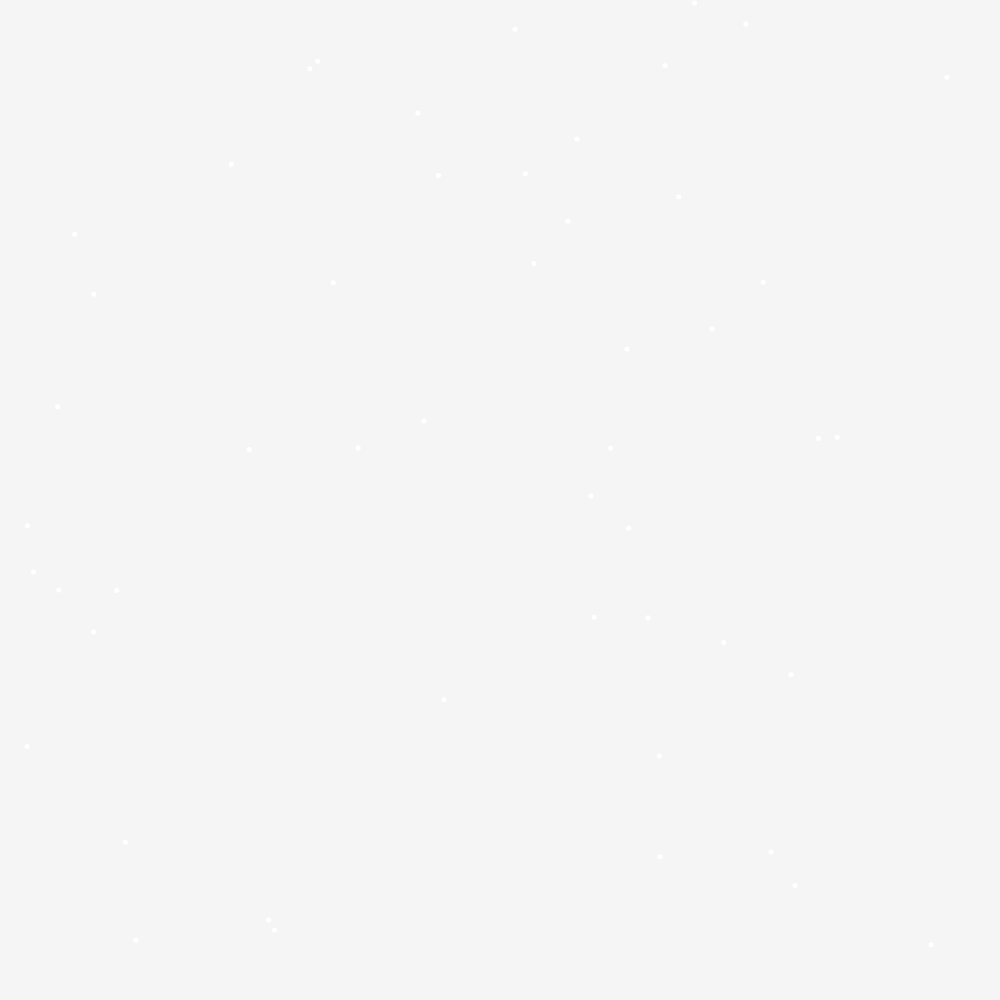
Frame 1 (no input)
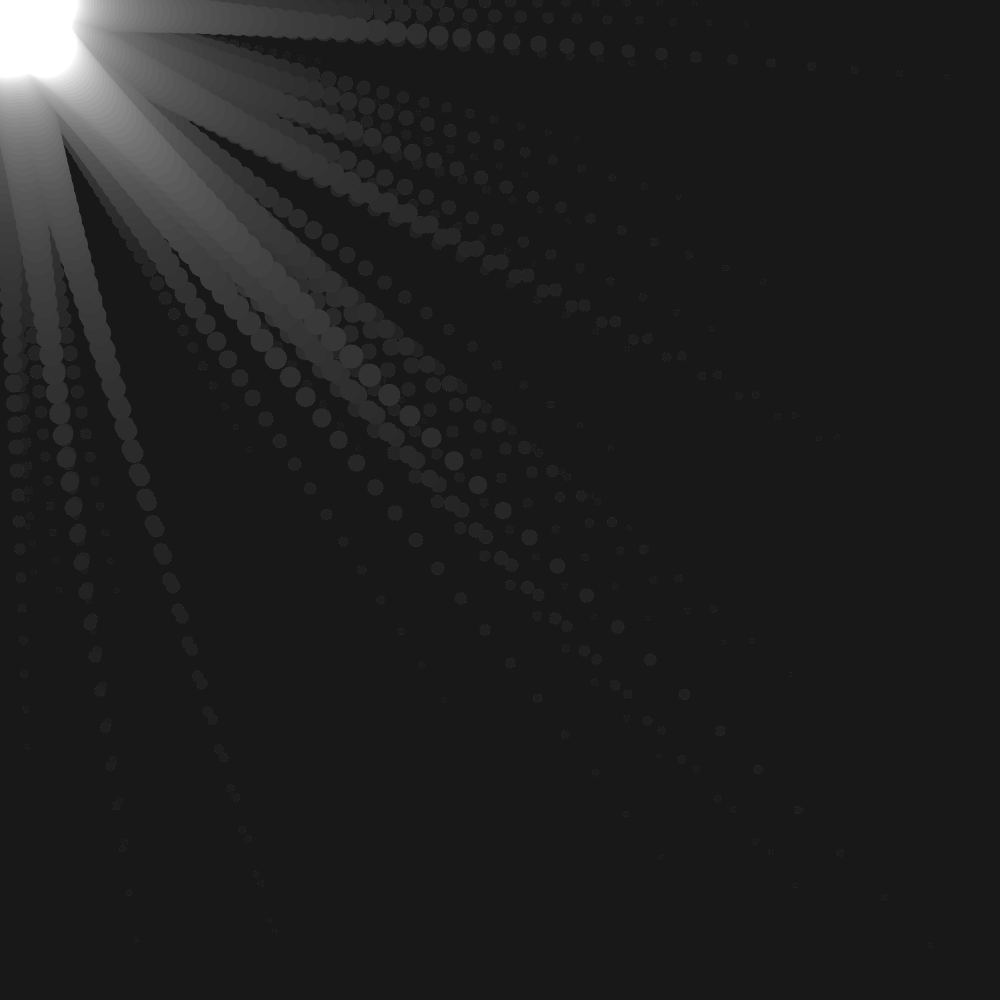
Frame 60 (no input)
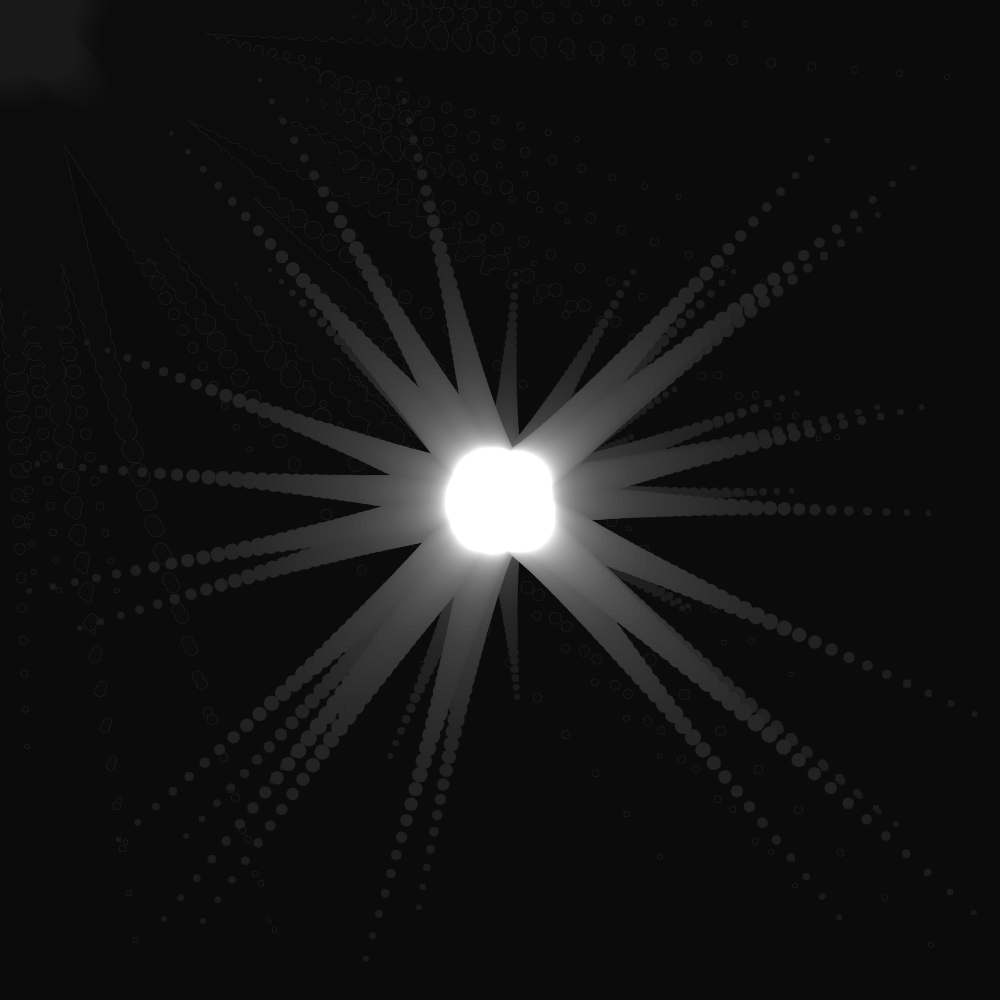
Frame 120 (the mouse pressed at the canvas centre since frame 60)

The p5.js sketch that drew these frames (run headless with seeded random() and noise() and a simulated clock; from frame 60 on, the mouse is pressed at the canvas centre):

// p5.js sketch
// ── sketch.js
var bubbles = [];

function setup() {
  createCanvas(1000, 1000);
  CreateB();
}

function draw() {
  background(0,10);
  for (var i = 0; i < bubbles.length; i++) {
    bubbles[i].update();
    bubbles[i].display();
    if(bubbles[i].life<0){
      bubbles.splice(i,1);
    }
  }
}

function mousePressed(){
  CreateB();
  
}

function CreateB(){
  for (var i = 0; i <50; i++) {
    bubbles[i] = new Bubble(random(width), random(height));
  }
}
/*
for (var j = 0; j < bubbles.length; j++) {
      if (i != j && bubbles[i].intersects(bubbles[j])) {
        bubbles[i].changeColor();
        bubbles[j].changeColor();
      }
    }   
*/
// ── bubble.js
var E =0.05;

function Bubble(x,y){
  this.x = x;
  this.y = y;
  this.r = 5;
  this.col=color(255);
  this.tx = 0; this.ty = 0; this.dx = 0; this.dy = 0;
  this.life = 255;
  
  this.changeColor= function(){   //-- changeColor
    this.col = color(random(255),random(255),random(255));
  }
  
  this.intersects = function(other){    //  --- intersection
    var d =  dist(this.x,this.y,other.x,other.y);
    if (d < this.r +other.r){
      return true
    } else {
      return false;
    }
  }
  
  this.display = function(){   // ---- display 
    noStroke();
    fill(this.col, this.life);
    ellipse(this.x,this.y,this.r,this.r);
    this.r++;
    this.life -=2;
  }
  this.update = function(){    /// ------ follow through
    this.tx = mouseX;
    this.ty = mouseY;
    this.dx = this.tx- this.x;
    this.dy = this.ty - this.y;
    this.x = this.x + this.dx * E;
    this.y = this.y + this.dy * E;
  }
}
